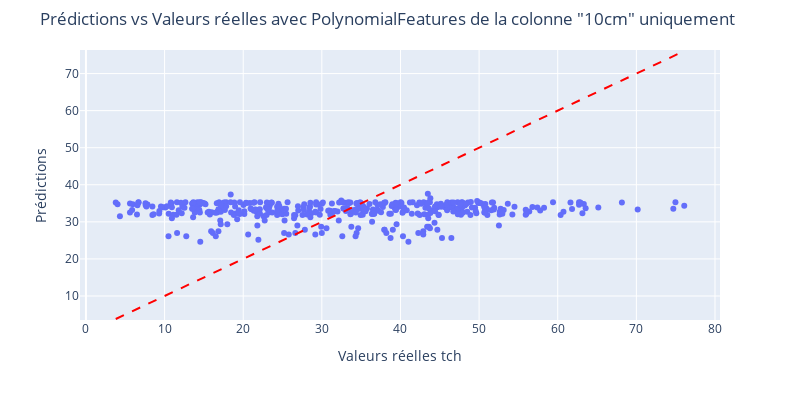

Notebook cell for this chart:
### Code cell
y_pred = model_10cm.predict(x_test)
# Création du DataFrame pour Plotly Express
df_plot = pd.DataFrame({
    'y_test': y_test,
    'y_pred': y_pred
})

# Scatter plot
fig = px.scatter(
    df_plot,
    x='y_test',
    y='y_pred',
    labels={'y_test': 'Valeurs réelles tch', 'y_pred': 'Prédictions'},
    title='Prédictions vs Valeurs réelles avec PolynomialFeatures de la colonne "10cm" uniquement'
)

# Ajouter une ligne y=x pour visualiser l’idéal
fig.add_shape(
    type='line',
    x0=df_plot['y_test'].min(),
    y0=df_plot['y_test'].min(),
    x1=df_plot['y_test'].max(),
    y1=df_plot['y_test'].max(),
    line=dict(color='red', dash='dash')
)
fig.update_layout(width=1000, height=600)
fig.update_layout(
    width=800, height=400,
    margin=dict(t=50)
)

fig.show()

### Figure 1 — Plotly figure (JSON) as saved in the notebook; plotly's stock layout.template omitted (floating-point values rounded to 4 significant figures; data arrays with more than 128 entries replaced by an {"elided": "..."} marker saying what was removed)
{"data": [{"hovertemplate": "Valeurs réelles tch=%{x}<br>Prédictions=%{y}<extra></extra>", "legendgroup": "", "marker": {"color": "#636efa", "symbol": "circle"}, "mode": "markers", "name": "", "orientation": "v", "showlegend": false, "type": "scatter", "x": {"elided": "417 float values"}, "xaxis": "x", "y": {"elided": "417 float values"}, "yaxis": "y"}], "layout": {"height": 400, "legend": {"tracegroupgap": 0}, "margin": {"t": 50}, "shapes": [{"line": {"color": "red", "dash": "dash"}, "type": "line", "x0": 3.79, "x1": 76.09, "y0": 3.79, "y1": 76.09}], "title": {"text": "Prédictions vs Valeurs réelles avec PolynomialFeatures de la colonne \"10cm\" uniquement"}, "width": 800, "xaxis": {"anchor": "y", "domain": [0, 1], "title": {"text": "Valeurs réelles tch"}}, "yaxis": {"anchor": "x", "domain": [0, 1], "title": {"text": "Prédictions"}}}}
